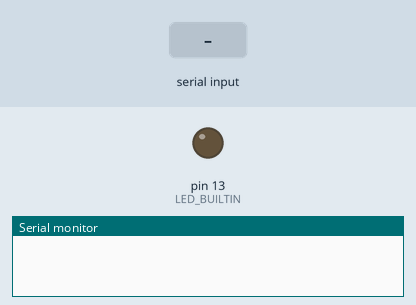
Recording of a sketch running on a simulated Arduino Uno, built with avr-gcc and run on an emulated ATmega328P. Parts: output pins drawn as LEDs (lit = HIGH), the last lines printed to the serial monitor. Dashed ring = blinking. The test bench sets the inputs (shaded band). The board resets itself during the run and starts again.

Above: at 0.8 s.
At 2.4 s:
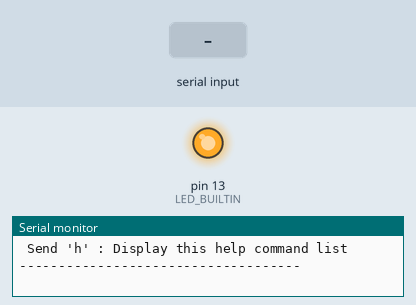
2.5 s: "k\n" received over Serial
At 5.7 s:
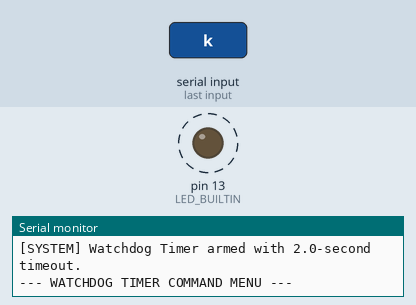
Timing chart, 0 to 11.5 s (numbered marks = the images above; inputs shaded):
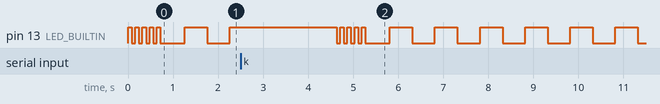

The sketch:

Day_83_Watchdog_Timer.ino
```cpp
/*
 * 100 Projects with Arduino - Day 83
 * Project: Hardware Watchdog Timer (System Recovery & MCUSR Diagnostics)
 *
 * DESCRIPTION:
 * This project demonstrates how to implement the AVR hardware Watchdog Timer (WDT) to ensure
 * high-reliability, fail-safe operation of embedded mechatronic systems.
 * 1. Boot Diagnostics (MCUSR): Reads the MCU Status Register on startup to determine if the
 *    reset was caused by a normal power-on (PORF) or a critical watchdog timeout (WDRF).
 * 2. Watchdog Enable: Configures the WDT to a 2-second timeout window.
 * 3. Watchdog Feeding: Periodically calls wdt_reset() inside the main loop before the 2-second
 *    window expires, indicating normal program execution.
 * 4. Fault Injection (Simulated Crash): Provides a Serial command ('k') to intentionally force
 *    an infinite loop (simulating a sensor lockup, stack overflow, or firmware freeze).
 *    This prevents the watchdog from being fed, triggering a hardware CPU reset after 2.0s.
 *
 * WATCHDOG TIMER (WDT) THEORY:
 * - Independent Oscillator: The WDT is driven by an independent internal 128 kHz watchdog
 * oscillator on the ATmega328P. This ensures that even if the main crystal oscillator halts or the
 * CPU registers get corrupted by electromagnetic interference (EMI) from motors, the WDT still
 * counts down.
 * - System Recovery: If the WDT is enabled and counts down to zero, it pulls the CPU reset line,
 *   reinitializing the program.
 * - Boot Loops: If the WDT is not disabled immediately on boot, it can cause a permanent boot-loop
 *   if the setup() initialization takes longer than the WDT timeout window.
 *
 * WIRING:
 * No external components are strictly required.
 * - Onboard LED (Pin 13) is used to display normal heartbeat vs. startup blink sequence.
 */

#include <avr/wdt.h>

void setup() {
  Serial.begin(9600);

  pinMode(LED_BUILTIN, OUTPUT);

  // Flash LED rapidly 5 times on boot to visually indicate a processor reset
  for (int i = 0; i < 5; i++) {
    digitalWrite(LED_BUILTIN, HIGH);
    delay(80);
    digitalWrite(LED_BUILTIN, LOW);
    delay(80);
  }

  Serial.println(F("=================================================="));
  Serial.println(F("Day 83: AVR Hardware Watchdog Timer (WDT)"));
  Serial.println(F("=================================================="));

  // --- DIAGNOSE RESET SOURCE VIA MCUSR ---
  // MCUSR holds bits indicating the reset trigger source:
  // - Bit 0 (PORF) : Power-On Reset
  // - Bit 1 (EXTRF): External Reset (Reset Button pressed)
  // - Bit 2 (BORF) : Brown-Out Reset (Voltage drop)
  // - Bit 3 (WDRF) : Watchdog Reset
  byte resetSource = MCUSR;

  Serial.print(F("[DIAGNOSTICS] MCUSR register: 0x"));
  Serial.println(resetSource, HEX);

  if (resetSource & (1 << WDRF)) {
    Serial.println(F("[SYSTEM] CRITICAL: Processor was reset by WATCHDOG TIMER timeout!"));
  } else if (resetSource & (1 << EXTRF)) {
    Serial.println(F("[SYSTEM] Reset source: External Reset Pin (Reset Button)."));
  } else if (resetSource & (1 << PORF)) {
    Serial.println(F("[SYSTEM] Reset source: Power-On Reset (Normal Power-up)."));
  } else {
    Serial.println(F("[SYSTEM] Reset source: Software or brown-out trigger."));
  }

  // Clear MCUSR reset flags. This is required because the flags persist across reboots,
  // and we must clear them to read the next reset source correctly.
  MCUSR = 0x00;

  // --- SAFE WATCHDOG CONFIGURATION ---
  // 1. Disable watchdog immediately during initialization to prevent boot loops
  wdt_disable();
  delay(100);  // Allow stabilization

  // 2. Enable watchdog with a 2-second timeout window
  // Options: WDTO_15MS, WDTO_30MS, WDTO_60MS, WDTO_120MS, WDTO_250MS,
  //          WDTO_500MS, WDTO_1S, WDTO_2S, WDTO_4S, WDTO_8S
  wdt_enable(WDTO_2S);
  Serial.println(F("[SYSTEM] Watchdog Timer armed with 2.0-second timeout."));

  printMenu();
}

void loop() {
  // Feed the watchdog (reset WDT counter back to zero)
  wdt_reset();

  // Pulse onboard LED as a heartbeat (non-blocking)
  static unsigned long lastBlink = 0;
  static bool ledState = false;
  if (millis() - lastBlink >= 500) {
    lastBlink = millis();
    ledState = !ledState;
    digitalWrite(LED_BUILTIN, ledState ? HIGH : LOW);
  }

  // Check for console inputs
  if (Serial.available() > 0) {
    char cmd = Serial.read();
    if (cmd == '\n' || cmd == '\r') return;

    if (cmd == 'k' || cmd == 'K') {
      Serial.println(F("\n[FAULT INJECTION] Simulating firmware hang (infinite loop) now!"));
      Serial.println(F("[SYSTEM] Watchdog feeding halted. CPU will reset in 2 seconds..."));
      Serial.flush();  // Ensure serial buffer writes out before crash

      // --- SIMULATED FIRMWARE HANG ---
      // Enter an infinite loop. This prevents loop() from completing and wdt_reset()
      // from being called. The WDT hardware will overflow and reset the processor.
      while (1) {
        // LED stays solid HIGH to indicate a crashed system state
        digitalWrite(LED_BUILTIN, HIGH);
      }
    } else if (cmd == 'h' || cmd == 'H') {
      printMenu();
    }
  }
}

void printMenu() {
  Serial.println(F("\n--- WATCHDOG TIMER COMMAND MENU ---"));
  Serial.println(F(" Send 'k' : Crash the program (initiates infinite loop)"));
  Serial.println(F(" Send 'h' : Display this help command list"));
  Serial.println(F("------------------------------------"));
}
```
